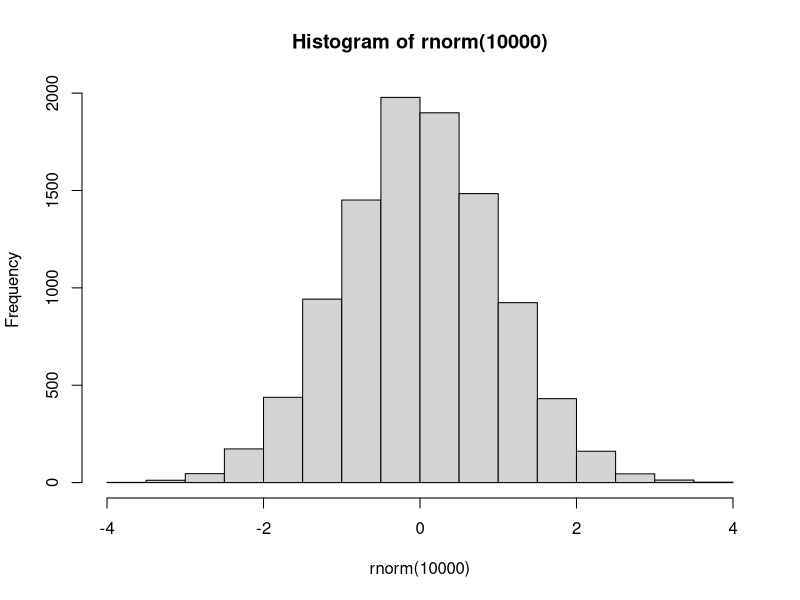
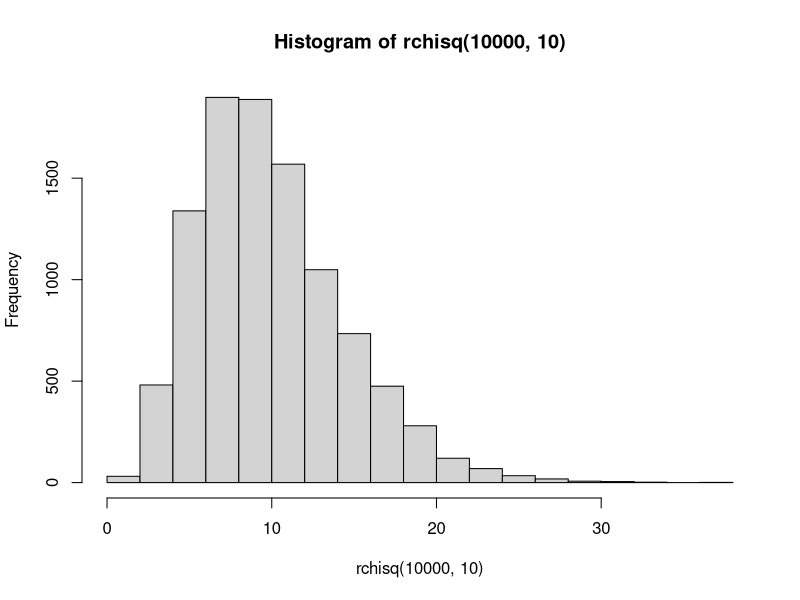
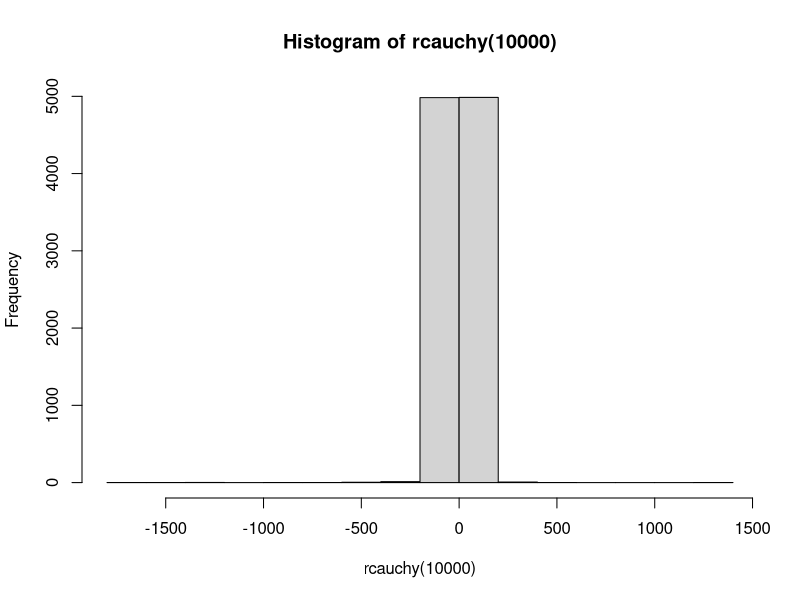
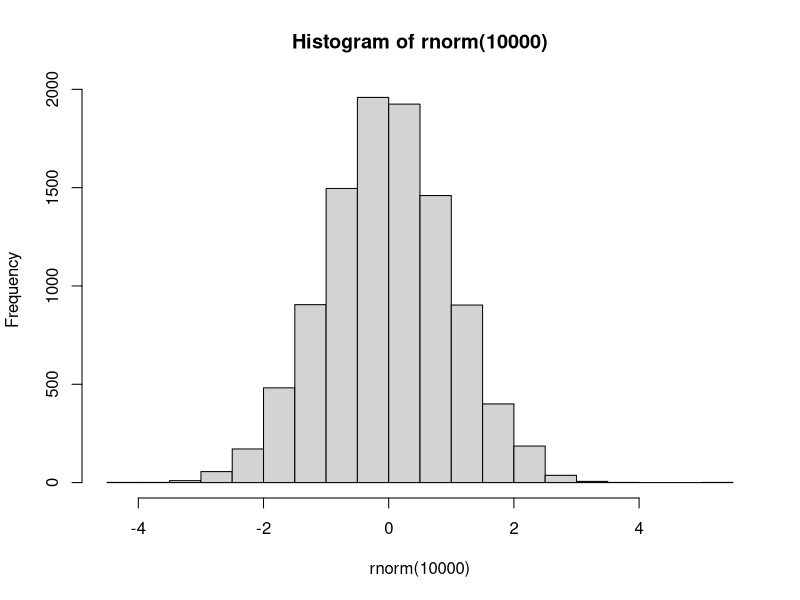
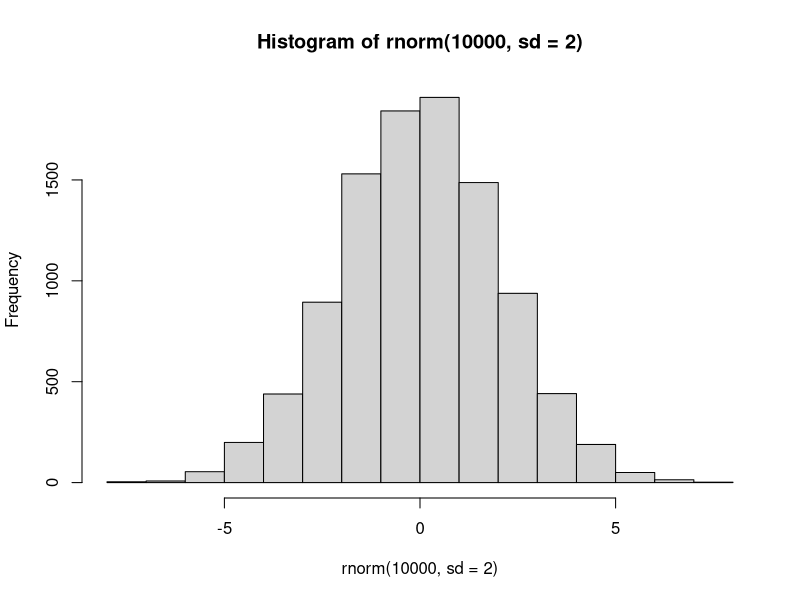
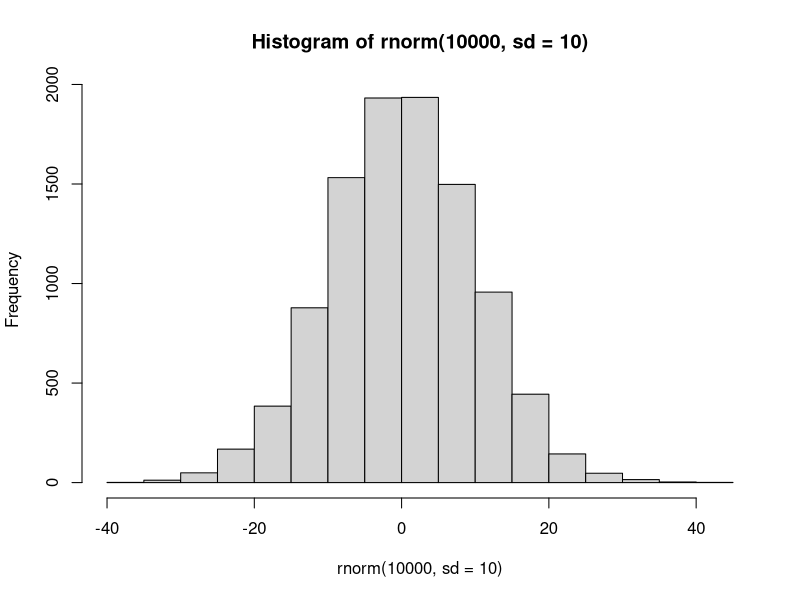
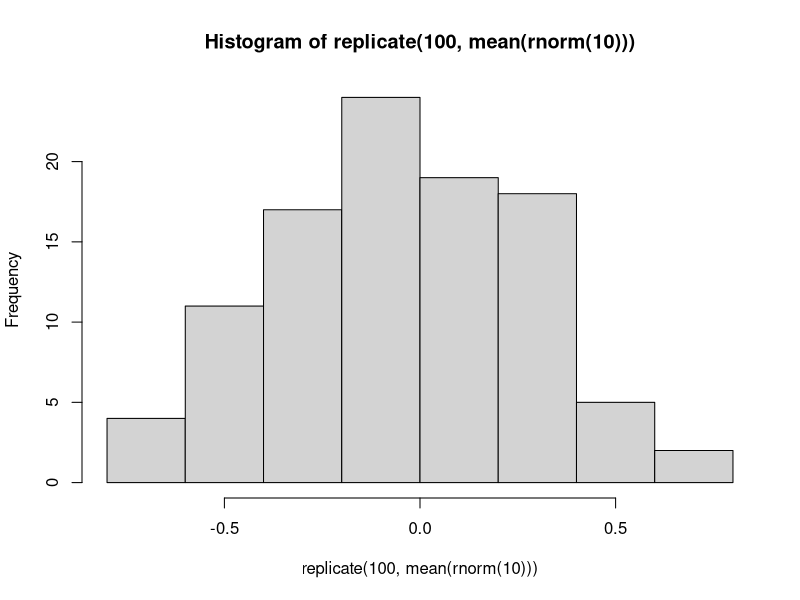
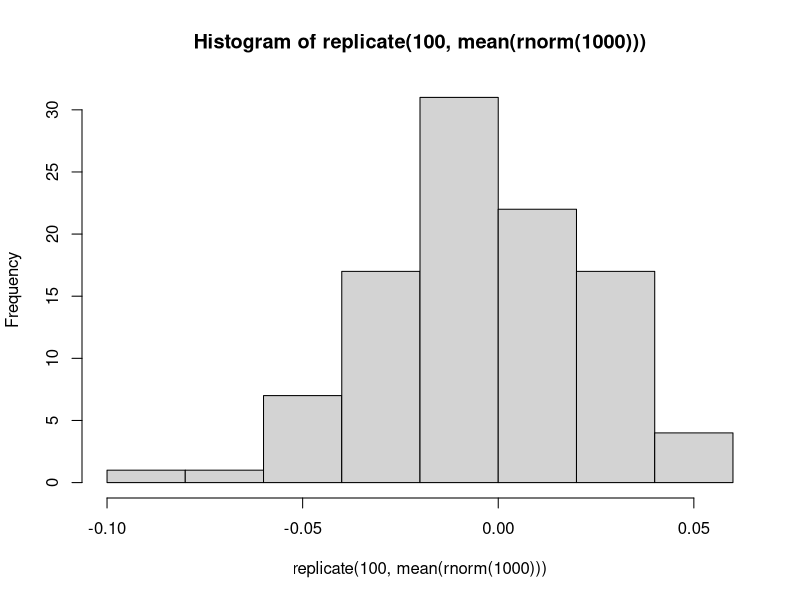

These charts were generated, in order, by the following R code:
## ---- chunk 1
knitr::opts_chunk$set(echo = TRUE, message = FALSE)
set.seed(123)
## ---- chunk 2
X = c(0, 7, 8, 9, 100)
mean(X)
## ---- chunk 3
Y = c(0, 7, 8, NA, 0/0)
Y
mean(Y)
mean(Y, na.rm = TRUE)
## ---- chunk 4
mean(X, trim = 0.2)
mean(Y, trim = 0.2)
mean(Y, trim = 0.2, na.rm = TRUE)
## ---- chunk 5
median(X)
median(Y)
median(Y, na.rm = TRUE)
## ---- chunk 6
hist(rnorm(10000)) # 標準正規分布のヒストグラム
hist(rchisq(10000, 10)) # 自由度10のカイ二乗分布の(以下略)
hist(rcauchy(10000)) # コーシー分布の(以下略)
## ---- chunk 7
mean(rnorm(5)) 
## ---- chunk 8
mean(rnorm(10000))
## ---- chunk 9
mean(replicate(10000, mean(rnorm(5))))
## ---- chunk 10
X = c(1,2,3,4,5)
Y = c(5,3,1,8,9)
## ---- chunk 11
2 * X
3 * Y
mean(2 * X + 3 * Y) # この計算と…
2 * mean(X) + 3 * mean(Y) # この計算が、同じ値になる性質を、線形性という
## ---- chunk 12
hist(rnorm(10000)) # 標準正規分布のヒストグラム。つまり、標準偏差は1、分散も1
hist(rnorm(10000, sd = 2)) # 平均0、標準偏差は2(分散なら4)の正規分布
hist(rnorm(10000, sd = 10)) # 平均0、標準偏差は10(分散なら100)の正規分布
## ---- chunk 13
x = 1:5 # 母集団
x
var(x) # 母分散
var(c(2,3,4,5)) # 標本分散1
var(c(1,3,4,5)) # 標本分散2
var(c(1,2,4,5)) # 標本分散3
var(c(1,2,3,5)) # 標本分散4
var(c(1,2,3,4)) # 標本分散5
#　標本分散の平均 = 母分散
mean(c(var(c(2,3,4,5)), var(c(1,3,4,5)), var(c(1,2,4,5)), var(c(1,2,3,5)), var(c(1,2,3,4))))
## ---- chunk 14
varp <- function(x){var(x) * (length(x) - 1) / length(x)} 
## ---- chunk 15
varp(x) # 母分散
varp(c(2,3,4,5)) # 標本分散1
varp(c(1,3,4,5)) # 標本分散2
varp(c(1,2,4,5)) # 標本分散3
varp(c(1,2,3,5)) # 標本分散4
varp(c(1,2,3,4)) # 標本分散5
#　標本分散の平均 ≠ 母分散
mean(c(varp(c(2,3,4,5)), varp(c(1,3,4,5)), varp(c(1,2,4,5)), varp(c(1,2,3,5)), varp(c(1,2,3,4))))
## ---- chunk 16
x = 1:10
var(x)
sqrt(var(x)) # 不偏分散の平方根
sd(x) # 標本の標準偏差
## ---- chunk 17
mean(rnorm(5)) # 標準正規分布からサンプル数5の標本平均を求める
replicate(20, mean(rnorm(5))) # 標準正規分布からサンプル数5の標本平均を、20回求める
mean(replicate(20, mean(rnorm(5)))) # 20個の標本平均の平均を求める
mean(replicate(20, sd(rnorm(5)))) # 20個の標本平均の標準偏差(＝標準誤差)を求める
## ---- chunk 18
sd(replicate(20, mean(rnorm(10)))) # サンプル数10で標本数20、標本平均20個の標準偏差
sd(replicate(20, mean(rnorm(1000)))) # サンプル数1000(10の100倍)で標本数20、標本平均20個の標準偏差
sd(replicate(20, mean(rnorm(100000)))) # サンプル数100000(10の10000倍)で標本数20、標本平均20個の標準偏差
## ---- chunk 19
hist(replicate(100, mean(rnorm(10)))) # サンプル数10で標本数100、標本平均100個分のヒストグラム
hist(replicate(100, mean(rnorm(1000))))  # サンプル数1000で標本数100、標本平均100個分のヒストグラム
hist(replicate(100, mean(rnorm(100000))))  # サンプル数100000で標本数100、標本平均100個分のヒストグラム
## ---- chunk 20
summary(replicate(50, mean(rnorm(10))))
summary(replicate(50, mean(rnorm(1000))))
summary(replicate(50, mean(rnorm(100000))))
## ---- chunk 21
hist(runif(10000)) # 10000個の一様乱数のヒストグラム
hist(runif(10000), freq = FALSE) # ヒストグラムにオプションをつけてみました。なにが変わったかわかりますか？
## ---- chunk 22
mean(runif(10000))
var(runif(10000))
## ---- chunk 23
hist(runif(10000) + runif(10000))
## ---- chunk 24
hist(runif(10000) + runif(10000) + runif(10000))
## ---- chunk 25
hist(runif(10000) * 3)
## ---- chunk 26
1 / var(runif(10000))
## ---- chunk 27
hist(runif(10000) + runif(10000) + runif(10000) + runif(10000) + runif(10000) + runif(10000) + runif(10000) + runif(10000) + runif(10000) + runif(10000) + runif(10000) + runif(10000))
## ---- chunk 28
hist(runif(10000) + runif(10000) + runif(10000) + runif(10000) + runif(10000) + runif(10000) + runif(10000) + runif(10000) + runif(10000) + runif(10000) + runif(10000) + runif(10000) - 6)
## ---- chunk 29
hist(rnorm(10000))
## ---- chunk 30
hist(runif(5) + runif(5) + runif(5) + runif(5) + runif(5) + runif(5) + runif(5) + runif(5) + runif(5) + runif(5) + runif(5) + runif(5) - 6)
## ---- chunk 31
hist(runif(50) + runif(50) + runif(50) + runif(50) + runif(50) + runif(50) + runif(50) + runif(50) + runif(50) + runif(50) + runif(50) + runif(50) - 6)
